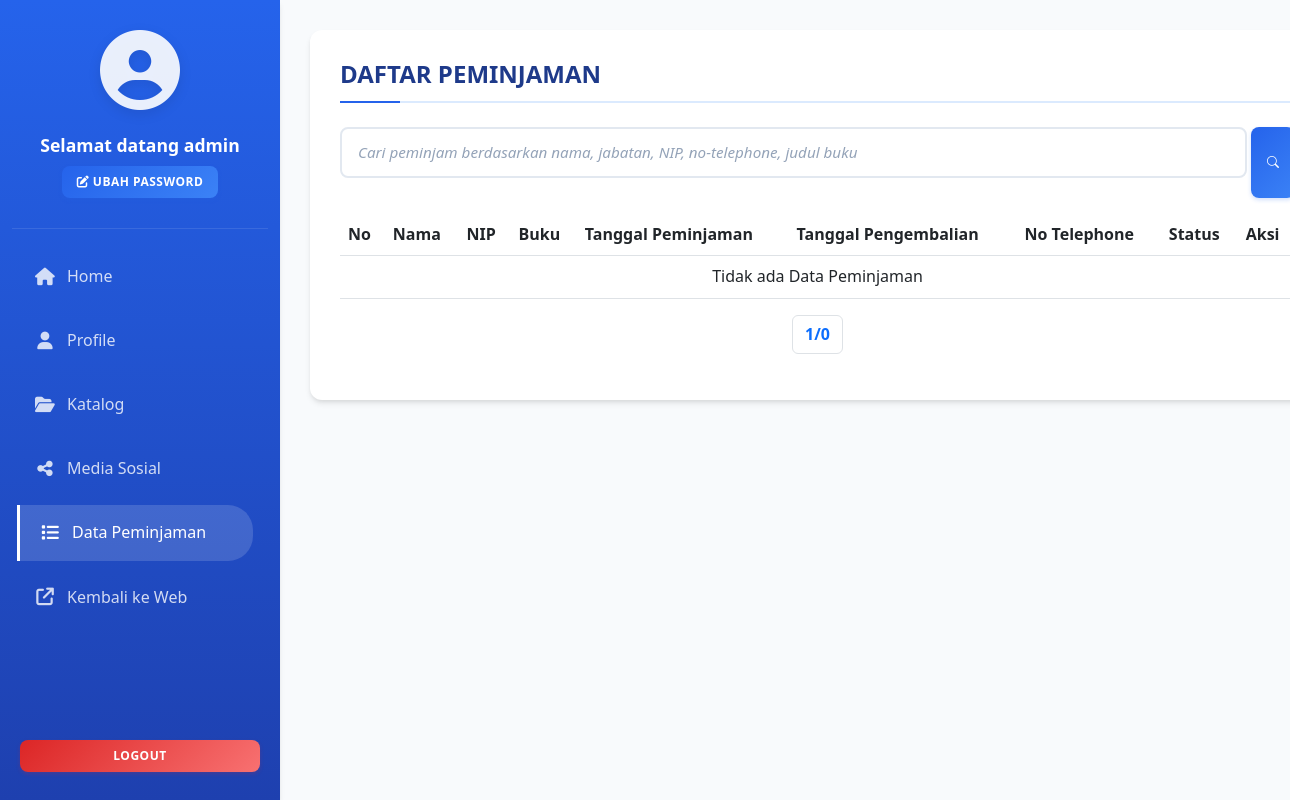
The page /admin/pages/lend_page.php (signed in) on the database as committed earlier.
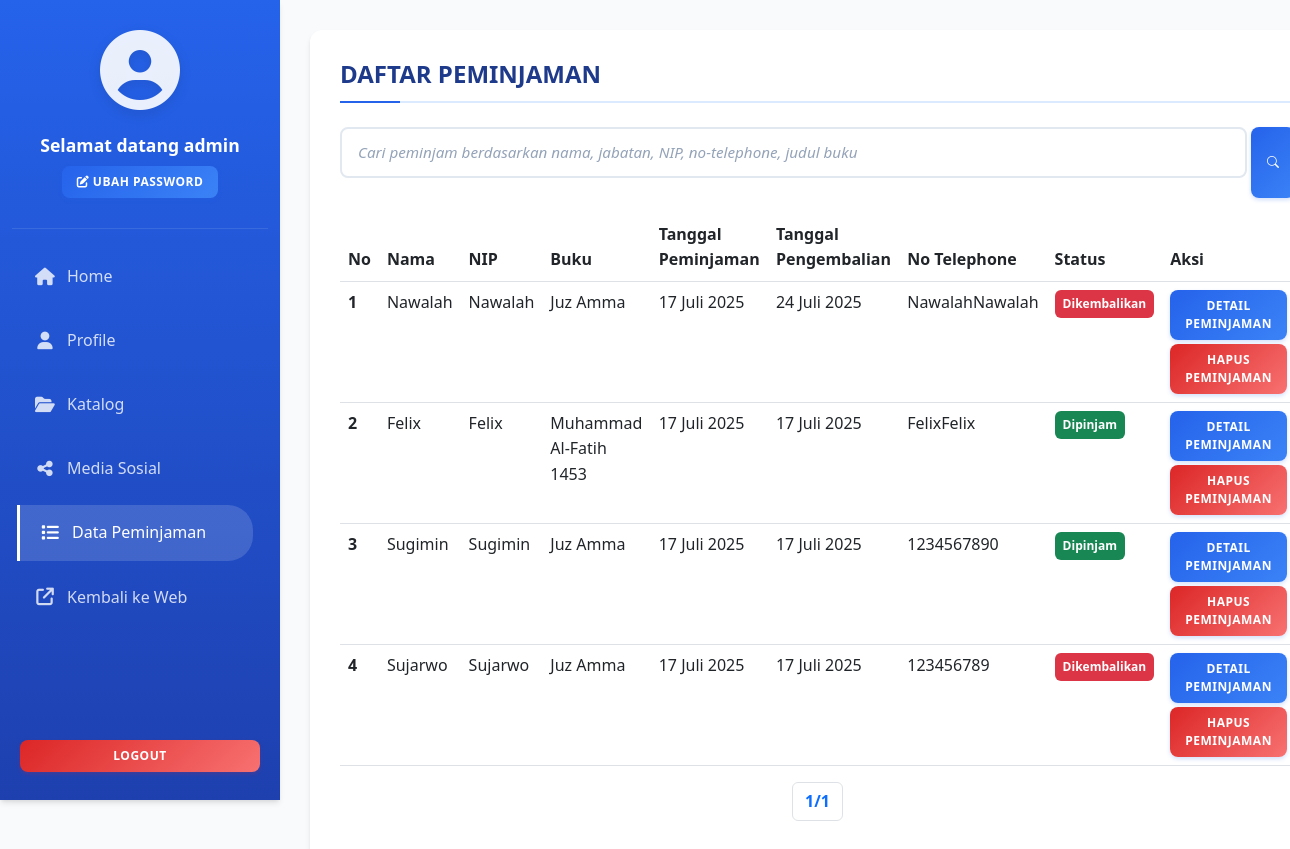
The same page on the database as committed later.
### tables this page shows
CREATE TABLE `peminjaman` (
  `id_peminjaman` int NOT NULL AUTO_INCREMENT,
  `nama_peminjam` varchar(50) NOT NULL,
  `nip_peminjam` varchar(50) NOT NULL,
  `jabatan_peminjam` varchar(50) NOT NULL,
  `bidang_peminjam` varchar(50) NOT NULL,
  `judul_buku` varchar(100) NOT NULL,
  `tanggal_peminjaman` datetime NOT NULL DEFAULT CURRENT_TIMESTAMP,
  `tanggal_pengembalian` datetime NOT NULL DEFAULT CURRENT_TIMESTAMP,
  `no_telp` varchar(50) NOT NULL,
  `status_peminjaman` enum('DIPINJAM','DIKEMBALIKAN') NOT NULL DEFAULT 'DIPINJAM',
  PRIMARY KEY (`id_peminjaman`),
  KEY `fk_judul_buku_idx` (`judul_buku`),
  CONSTRAINT `fk_judul_buku` FOREIGN KEY (`judul_buku`) REFERENCES `buku` (`judul_buku`) ON DELETE CASCADE ON UPDATE CASCADE
);

### admin/config/class.php (called while the page is built, shortened)
<?php
class Routing {
    private $homePage;
    private $profilePage;
    private $cataloguePage;
    private $socialPage;
    private $lendPage;
    private $backToWebPage;
    private $logout;
    public function __construct($homePage, $profilePage, $cataloguePage, $socialPage, $lendPage, $backToWebPage, $logout, $navSubmit) {
        $this->homePage = $homePage;
        $this->profilePage = $profilePage;
        $this->cataloguePage = $cataloguePage;
        $this->socialPage = $socialPage;
        $this->lendPage = $lendPage;
        $this->backToWebPage = $backToWebPage;
        $this->logout = $logout;
    }
    public function getHomePage() {
        return $this->homePage;
    }
    public function getProfilePage() {
        return $this->profilePage;
    }
    public function getCataloguePage() {
        return $this->cataloguePage;
    }
    public function getSocialPage() {
        return $this->socialPage;
    }
    public function getLendPage() {
        return $this->lendPage;
    }
    public function getBackToWebPage() {
        return $this->backToWebPage;
    }
    public function getLogout() {
        return $this->logout;
    }
    public function isHomeActive() {
        return basename($_SERVER['PHP_SELF']) === basename($this->homePage);
    }
    public function isProfileActive() {
        return basename($_SERVER['PHP_SELF']) === basename($this->profilePage);
    }
    public function isCatalogueActive() {
        return basename($_SERVER['PHP_SELF']) === basename($this->cataloguePage);
    }
    public function isSocialActive() {
        return basename($_SERVER['PHP_SELF']) === basename($this->socialPage);
    }
    public function isLendActive() {
        return basename($_SERVER['PHP_SELF']) === basename($this->lendPage);
    }
    public function isBackWebActive() {
        return basename($_SERVER['PHP_SELF']) === basename($this->backToWebPage);
    }
}
?>

### config/class.php (called while the page is built, shortened)
<?php
class Perpustakaan{
    private $conn;
    public function __construct($dbConnection){
        $this->conn = $dbConnection;
    }
    public function displayLender($page = 1, $user_per_page = 10): array{
        $start_from = ($page - 1) * $user_per_page;
        $stmt = $this->conn->prepare("SELECT * FROM peminjaman ORDER BY id_peminjaman DESC LIMIT $start_from, $user_per_page");
        $stmt->execute();
        $users = $stmt->fetchAll(PDO::FETCH_ASSOC);
        $total_users = $this->conn->prepare("SELECT COUNT(*) AS TOTAL FROM peminjaman");
        $total_users->execute();
        $total_users = $total_users->fetch(PDO::FETCH_ASSOC);
        $total_pages = ceil($total_users["TOTAL"] / $user_per_page);
        return [
            "users" => $users,
            "total_pages" => $total_pages
        ];
    }
}

### admin/pages/table_peminjaman.php (the view, shortened to what this page needs)
<div class="table-responsive rounded overflow-hidden ">
    <table class="table table-hover mt-3">
        <thead>
            <tr>
                <th scope="col">No</th>
                <th scope="col">Nama</th>
                <th scope="col">NIP</th>
                <th scope="col">Buku</th>
                <th scope="col">Tanggal Peminjaman</th>
                <th scope="col">Tanggal Pengembalian</th>
                <th scope="col">No Telephone</th>
                <th scope="col">Status</th>
                <th scope="col">Aksi</th>
            </tr>
        </thead>
        <tbody>
            <?php
            $users_per_page = 10;
            $id_peminjam = ($page - 1) * $users_per_page + 1;
            if(!empty($peminjam["users"])){
                foreach ($peminjam["users"] as $peminjaman){ ?>
                    <tr>
                        <th scope="row" class="fs-sm-5"><?= htmlspecialchars($id_peminjam) ?></th>
                        <td class="fs-sm-5"><?= isset($peminjaman["nama_peminjam"]) ? htmlspecialchars($peminjaman["nama_peminjam"]) : "" ?></td>
                        <td class="fs-sm-5"><?= isset($peminjaman["nip_peminjam"]) ? htmlspecialchars($peminjaman["nip_peminjam"]) : "" ?></td>
                        <td class="fs-sm-5"><?= isset($peminjaman["judul_buku"]) ? htmlspecialchars($peminjaman["judul_buku"]) : "" ?></td>
                        <td class="fs-sm-5"><?= isset($peminjaman["tanggal_peminjaman"]) ? formatTanggalIndonesia(htmlspecialchars($peminjaman["tanggal_peminjaman"])) : "" ?></td>
                        <td class="fs-sm-5"><?= isset($peminjaman["tanggal_pengembalian"]) ? formatTanggalIndonesia(htmlspecialchars($peminjaman["tanggal_pengembalian"])) : "" ?></td>
                        <td class="fs-sm-5"><?= isset($peminjaman["no_telp"]) ? htmlspecialchars($peminjaman["no_telp"]) : "" ?></td>
                        <td class="fs-sm-5"><?= isset($peminjaman["status_peminjaman"]) ? ($peminjaman["status_peminjaman"] == "DIPINJAM" ? "<span class='badge bg-success p-2'>Dipinjam</span>" : "<span class='badge bg-danger p-2'>Dikembalikan</span>") : "" ?></td>
                        <td class="gap-1">
                            <a class="btn btn-primary mb-1" href="detail_peminjaman.php?id=<?= htmlspecialchars($peminjaman['id_peminjaman'])?>&&no=<?= $id_peminjam ?>">
                                Detail Peminjaman
                            </a>
                            <form action="lend_page.php" class="lend_book" method="POST">
                                <button class="btn btn-danger">
                                    Hapus Peminjaman
                                </button>
                            </form>
                        </td>
                    </tr>
            <?php
                $id_peminjam++; }
            } else { ?>
                <tr>
                    <td scope="row" class="fs-sm-5 text-center" colspan="9">Tidak ada Data Peminjaman</td>
                </tr>
            <?php } ?>
        </tbody>
    </table>
    <nav aria-label="Page navigation example">
        <ul class="pagination d-flex justify-content-center gap-1">
            <li class="page-item px-1"><span class="page-link fw-bold" href="#"><?= $page."/".$total_page?></span></li>
        </ul>
    </nav>
</div>

### admin/pages/lend_page.php (shortened to what this page needs)
<?php
require_once __DIR__ . "/../../config/class.php";
require_once __DIR__ . "/../config/class.php";
$conn = getConnection();
$perpustakaan = new Perpustakaan($conn);
if ($_SERVER["REQUEST_METHOD"] == "GET"){
    if (isset($_GET["page"])){
        $page = $_GET["page"];
    } else {
        $page = 1;
    }
}
$searchKeyword = $_SESSION["search_keyword"] ?? null;
if ($searchKeyword) {
    $peminjam = $perpustakaan->searchLender(["search_lender" => $searchKeyword]);
    unset($_SESSION["search_keyword"]);
} else {
    $peminjam = $perpustakaan->displayLender($page);
}
$total_page = $perpustakaan->displayLender()["total_pages"];
$routing = new Routing("../home.php", "profile.php", "add_book.php", "social_media.php", "lend_page.php", "../../index.php", "lend_page.php", "lend_page.php");
function formatTanggalIndonesia($tanggal) {
    $bulan = [
        1 => 'Januari', 'Februari', 'Maret', 'April', 'Mei', 'Juni',
        'Juli', 'Agustus', 'September', 'Oktober', 'November', 'Desember'
    ];
    $timestamp = strtotime($tanggal);
    $tgl = date('j', $timestamp);
    $bln = (int)date('n', $timestamp);
    $thn = date('Y', $timestamp);
    return "$tgl {$bulan[$bln]} $thn";
}
?>
<!DOCTYPE html>
<html lang="en">
<head>
    <link href="https://cdn.jsdelivr.net/npm/bootstrap@5.2.3/dist/css/bootstrap.min.css" rel="stylesheet">
    <link href="https://cdn.jsdelivr.net/npm/bootstrap-icons@1.10.5/font/bootstrap-icons.css" rel="stylesheet">
    <link rel="stylesheet" href="https://cdnjs.cloudflare.com/ajax/libs/font-awesome/6.5.0/css/all.min.css" />
    <link rel="stylesheet" href="https://cdnjs.cloudflare.com/ajax/libs/toastr.js/latest/css/toastr.min.css">
    <link rel="stylesheet" href="../../assets/style/admin_home.css">
</head>
<body>
    <div class="container-fluid">
        <div class="row min-vh-100">
            <div class="col-md-2 col-12 bg-primary">
            <?php include 'nav.php'; ?>
            </div>
            <div class="col-md-10 col-12 bg-success">
                <div>
                    <h1>DAFTAR PEMINJAMAN</h1>
                    <form action="lend_page.php" method="POST" class="d-flex gap-1">
                        <input type="text" class="form-control w-100" placeholder="Cari peminjam berdasarkan nama, jabatan, NIP, no-telephone, judul buku" autocomplete="off" name="search_lender">
                        <button type="submit" class="btn-search p-3"><i class="bi bi-search"></i></button>
                    </form>
                    <?php include 'table_peminjaman.php'; ?>
                </div>
            </div>
        </div>
    </div>
</body>
</html>

### admin/pages/nav.php (shortened to what this page needs)
<nav>
    <div class="d-flex flex-column align-items-center py-3 px-2">
        <i class="fa-solid fa-circle-user img-profile" style="font-size: 80px;"></i>
        <h3 class="text-center p-2">Selamat datang <?= isset($_SESSION['nama_user']) ? $_SESSION['nama_user'] : "Belom login" ?></h3>
        <button type="button" class="btn btn-primary" data-bs-toggle="modal" data-bs-target="#changePassword"><i class="fa-solid fa-pen-to-square"></i> Ubah Password
        </button>
    </div>
    <div class="kumpulanLink">
        <div class="page-home">
            <a href="<?= $routing->getHomePage() ?>" class="text-light <?= $routing->isHomeActive() ? 'active' : '' ?>">Home</a>
        </div>
        <div class="page-profile">
            <a href="<?= $routing->getProfilePage() ?>" class="text-light <?= $routing->isProfileActive() ? 'active' : '' ?>">Profile</a>
        </div>
        <div class="page-catalogue">
            <a href="<?= $routing->getCataloguePage() ?>" class="text-light <?= $routing->isCatalogueActive() ? 'active' : '' ?>">Katalog</a>
        </div>
        <div class="page-socialmedia">
            <a href="<?= $routing->getSocialPage() ?>" class="text-light <?= $routing->isSocialActive() ? 'active' : '' ?>">Media Sosial</a>
        </div>
        <div class="page-lend">
            <a href="<?= $routing->getLendPage() ?>" class="text-light <?= $routing->isLendActive() ? 'active' : '' ?>">Data Peminjaman</a>
        </div>
        <div class="page-backweb">
            <a href="<?= $routing->getBackToWebPage() ?>" class="text-light <?= $routing->isBackWebActive() ? 'active' : '' ?>">Kembali ke Web</a>
        </div>
        <div class="page-logout p-3">
            <form action="<?= $routing->getLogout() ?>" method="POST" id="form_logout" name="form_logout">
                <button type="submit" class="btn btn-danger w-100">Logout</button>
            </form>
        </div>
    </div>
</nav>

Rows that differ between the two databases and show on the page:
added peminjaman: nama_peminjam "Nawalah", nip_peminjam "Nawalah", judul_buku "Juz Amma", tanggal_peminjaman "17 Juli 2025", tanggal_pengembalian "24 Juli 2025", no_telp "NawalahNawalah", status_peminjaman "Dikembalikan"
added peminjaman: nama_peminjam "Felix", nip_peminjam "Felix", judul_buku "Muhammad Al-Fatih 1453", tanggal_peminjaman "17 Juli 2025", tanggal_pengembalian "17 Juli 2025", no_telp "FelixFelix", status_peminjaman "Dipinjam"
added peminjaman: nama_peminjam "Sugimin", nip_peminjam "Sugimin", judul_buku "Juz Amma", tanggal_peminjaman "17 Juli 2025", tanggal_pengembalian "17 Juli 2025", no_telp "1234567890", status_peminjaman "Dipinjam"
added peminjaman: nama_peminjam "Sujarwo", nip_peminjam "Sujarwo", judul_buku "Juz Amma", tanggal_peminjaman "17 Juli 2025", tanggal_pengembalian "17 Juli 2025", no_telp "123456789", status_peminjaman "Dikembalikan"
Other text that changed with them:
$total_page: "0" → "1"
text no longer shown: "Tidak ada Data Peminjaman"
